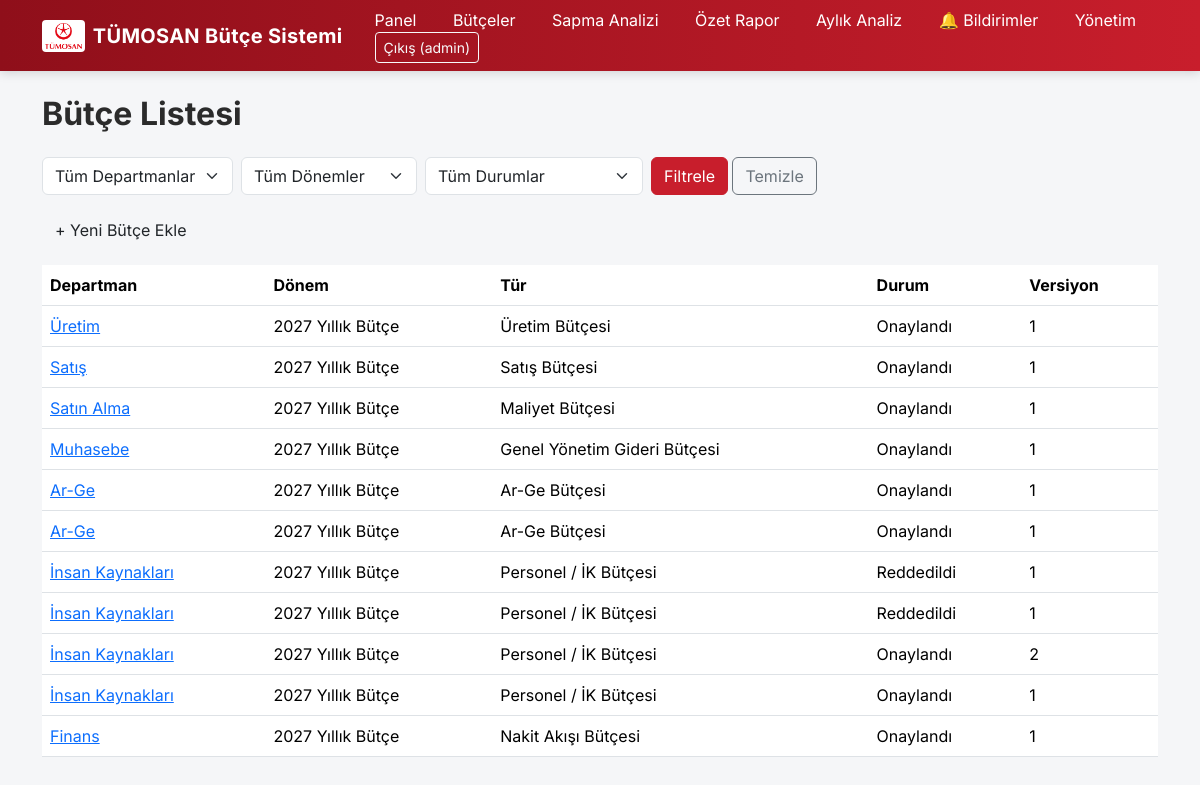
/budgets/ (signed in), run on the app's committed database.
### budgets/models.py (models this page shows, shortened)
class BudgetHeader(models.Model):
    STATUS_CHOICES = [
        ("taslak", "Taslak"),
        ("dept_onay", "Departman Onayında"),
        ("finans_onay", "Finans İncelemesinde"),
        ("ust_onay", "Üst Yönetim Onayında"),
        ("onaylandi", "Onaylandı"),
        ("reddedildi", "Reddedildi"),
    ]
    department = models.ForeignKey(Department, verbose_name="Departman", on_delete=models.CASCADE)
    period = models.ForeignKey(Period, verbose_name="Dönem", on_delete=models.CASCADE)
    budget_type = models.CharField("Bütçe Türü", max_length=20, choices=Category.BUDGET_TYPE_CHOICES)
    status = models.CharField("Durum", max_length=20, choices=STATUS_CHOICES, default="taslak")
    version_number = models.PositiveIntegerField("Versiyon No", default=1)
    created_by = models.ForeignKey(User, verbose_name="Oluşturan", on_delete=models.SET_NULL, null=True)
    created_at = models.DateTimeField("Oluşturulma Tarihi", auto_now_add=True)
    class Meta:
        verbose_name = "Bütçe"
        verbose_name_plural = "Bütçeler"

class Department(models.Model):
    name = models.CharField("Departman Adı", max_length=100)
    manager = models.ForeignKey(User, verbose_name="Departman Yöneticisi", on_delete=models.SET_NULL, null=True, blank=True, related_name="managed_departments")
    class Meta:
        verbose_name = "Departman"
        verbose_name_plural = "Departmanlar"
    def __str__(self):
        return self.name

class Period(models.Model):
    name = models.CharField("Dönem Adı", max_length=100)
    start_date = models.DateField("Başlangıç Tarihi")
    end_date = models.DateField("Bitiş Tarihi")
    is_locked = models.BooleanField("Kilitli mi", default=False)
    class Meta:
        verbose_name = "Dönem"
        verbose_name_plural = "Dönemler"
    def __str__(self):
        return self.name

### budgets/views.py (the view)
# urls.py: path("budgets/", views.budget_list, name="budget_list"),
@login_required
def budget_list(request):
    budgets = BudgetHeader.objects.select_related("department", "period").annotate(
        total_amount=Sum("lines__planned_amount")
    )
    if not request.user.is_superuser:
        budgets = budgets.filter(department__manager=request.user)
    department_id = request.GET.get("department")
    period_id = request.GET.get("period")
    status = request.GET.get("status")
    if department_id:
        budgets = budgets.filter(department_id=department_id)
    if period_id:
        budgets = budgets.filter(period_id=period_id)
    if status:
        budgets = budgets.filter(status=status)
    context = {
        "budgets": budgets,
        "departments": Department.objects.all(),
        "periods": Period.objects.all(),
        "status_choices": BudgetHeader.STATUS_CHOICES,
        "selected_department": department_id,
        "selected_period": period_id,
        "selected_status": status,
    }
    return render(request, "budgets/budget_list.html", context)

### budgets/templates/budgets/budget_list.html (shortened to what this page needs)
{% extends "budgets/base.html" %}
{% block content %}
<h2 class="mb-4">Bütçe Listesi</h2>
<form method="get" class="row g-2 mb-3">
    <div class="col-auto">
        <select name="department" class="form-select">
            <option value="">Tüm Departmanlar</option>
        </select>
    </div>
    <div class="col-auto">
        <select name="period" class="form-select">
            <option value="">Tüm Dönemler</option>
        </select>
    </div>
    <div class="col-auto">
        <select name="status" class="form-select">
            <option value="">Tüm Durumlar</option>
        </select>
    </div>
    <div class="col-auto">
        <button type="submit" class="btn btn-primary">Filtrele</button>
        <a href="{% url 'budget_list' %}" class="btn btn-outline-secondary">Temizle</a>
    </div>
</form>
<a href="{% url 'budget_create' %}" class="btn btn-successs mb-3">+ Yeni Bütçe Ekle</a>
<table class="table table-hover bg-white">
    <thead>
        <tr>
            <th>Departman</th>
            <th>Dönem</th>
            <th>Tür</th>
            <th>Durum</th>
            <th>Versiyon</th>
        </tr>
    </thead>
    <tbody>
        {% for b in budgets %}
        <tr>
            <td><a href="{% url 'budget_detail' b.pk %}">{{ b.department }}</a></td>
            <td>{{ b.period }}</td>
            <td>{{ b.get_budget_type_display }}</td>
            <td>{{ b.get_status_display }}</td>
            <td>{{ b.version_number }}</td>
        </tr>
        {% empty %}
        <tr><td colspan="5">Henüz bütçe kaydı yok.</td></tr>
        {% endfor %}
    </tbody>
</table>
{% endblock %}

### budgets/templates/budgets/base.html (shortened to what this page needs)
{% load static %}
<!DOCTYPE html>
<html lang="tr">
<head>
    <link href="https://cdn.jsdelivr.net/npm/bootstrap@5.3.3/dist/css/bootstrap.min.css" rel="stylesheet">
</head>
<body>
    <nav class="navbar navbar-expand-lg navbar-dark">
        <div class="container">
            <a class="navbar-brand d-flex align-items-center" href="{% url 'dashboard' %}">
    <img src="{% static 'images/tumosan_logo.png' %}" alt="TÜMOSAN" height="32" class="me-2" style="background:white; padding:3px; border-radius:4px;">
    TÜMOSAN Bütçe Sistemi
</a>
            <div>
                <a class="nav-link text-white d-inline mx-3" href="{% url 'dashboard' %}">Panel</a>
                <a class="nav-link text-white d-inline mx-3" href="{% url 'budget_list' %}">Bütçeler</a>
                <a class="nav-link text-white d-inline mx-3" href="{% url 'variance_report' %}">Sapma Analizi</a>
                <a class="nav-link text-white d-inline mx-3" href="{% url 'summary_report' %}">Özet Rapor</a>
                <a class="nav-link text-white d-inline mx-3" href="{% url 'trend_report' %}">Aylık Analiz</a>
                <a class="nav-link text-white d-inline mx-3" href="{% url 'notifications' %}">🔔 Bildirimler</a>
                <a class="nav-link text-white d-inline mx-3" href="/admin/">Yönetim</a>
                <form method="post" action="{% url 'logout' %}" class="d-inline mx-3">
                    <button type="submit" class="btn btn-outline-light btn-sm">Çıkış ({{ request.user.username }})</button>
                </form>
            </div>
        </div>
    </nav>
    <div class="container mt-4 mb-5">
        {% block content %}{% endblock %}
    </div>
</body>
</html>

### budgets/templates/budgets/base.html (style rules this page uses)
:root { --tumosan-red: #c81e2c; --tumosan-dark: #8f0f1a; }
body { background-color: #f5f6f8; font-family: 'Inter', sans-serif; }
.navbar { background: linear-gradient(90deg, var(--tumosan-dark), var(--tumosan-red)) !important; box-shadow: 0 2px 10px rgba(0,0,0,0.15); }
.navbar-brand { font-weight: 700; letter-spacing: 0.3px; }
h2 { font-weight: 700; color: #2b2b2b; }
.btn-primary { background-color: var(--tumosan-red); border-color: var(--tumosan-red); }
table thead { background-color: #f1f1f3; }

### data on the page
BudgetHeader: department "Üretim", period "2027 Yıllık Bütçe", budget_type "Üretim Bütçesi", status "Onaylandı", version_number "1"
BudgetHeader: department "Satış", period "2027 Yıllık Bütçe", budget_type "Satış Bütçesi", status "Onaylandı", version_number "1"
BudgetHeader: department "Satın Alma", period "2027 Yıllık Bütçe", budget_type "Maliyet Bütçesi", status "Onaylandı", version_number "1"
BudgetHeader: department "Muhasebe", period "2027 Yıllık Bütçe", budget_type "Genel Yönetim Gideri Bütçesi", status "Onaylandı", version_number "1"
BudgetHeader: department "Ar-Ge", period "2027 Yıllık Bütçe", budget_type "Ar-Ge Bütçesi", status "Onaylandı", version_number "1"
BudgetHeader: department "Ar-Ge", period "2027 Yıllık Bütçe", budget_type "Ar-Ge Bütçesi", status "Onaylandı", version_number "1"
BudgetHeader: department "İnsan Kaynakları", period "2027 Yıllık Bütçe", budget_type "Personel / İK Bütçesi", status "Reddedildi", version_number "1"
BudgetHeader: department "İnsan Kaynakları", period "2027 Yıllık Bütçe", budget_type "Personel / İK Bütçesi", status "Reddedildi", version_number "1"
BudgetHeader: department "İnsan Kaynakları", period "2027 Yıllık Bütçe", budget_type "Personel / İK Bütçesi", status "Onaylandı", version_number "2"
BudgetHeader: department "İnsan Kaynakları", period "2027 Yıllık Bütçe", budget_type "Personel / İK Bütçesi", status "Onaylandı", version_number "1"
BudgetHeader: department "Finans", period "2027 Yıllık Bütçe", budget_type "Nakit Akışı Bütçesi", status "Onaylandı", version_number "1"

### other printed values
{{ request.user.username }} "admin"
